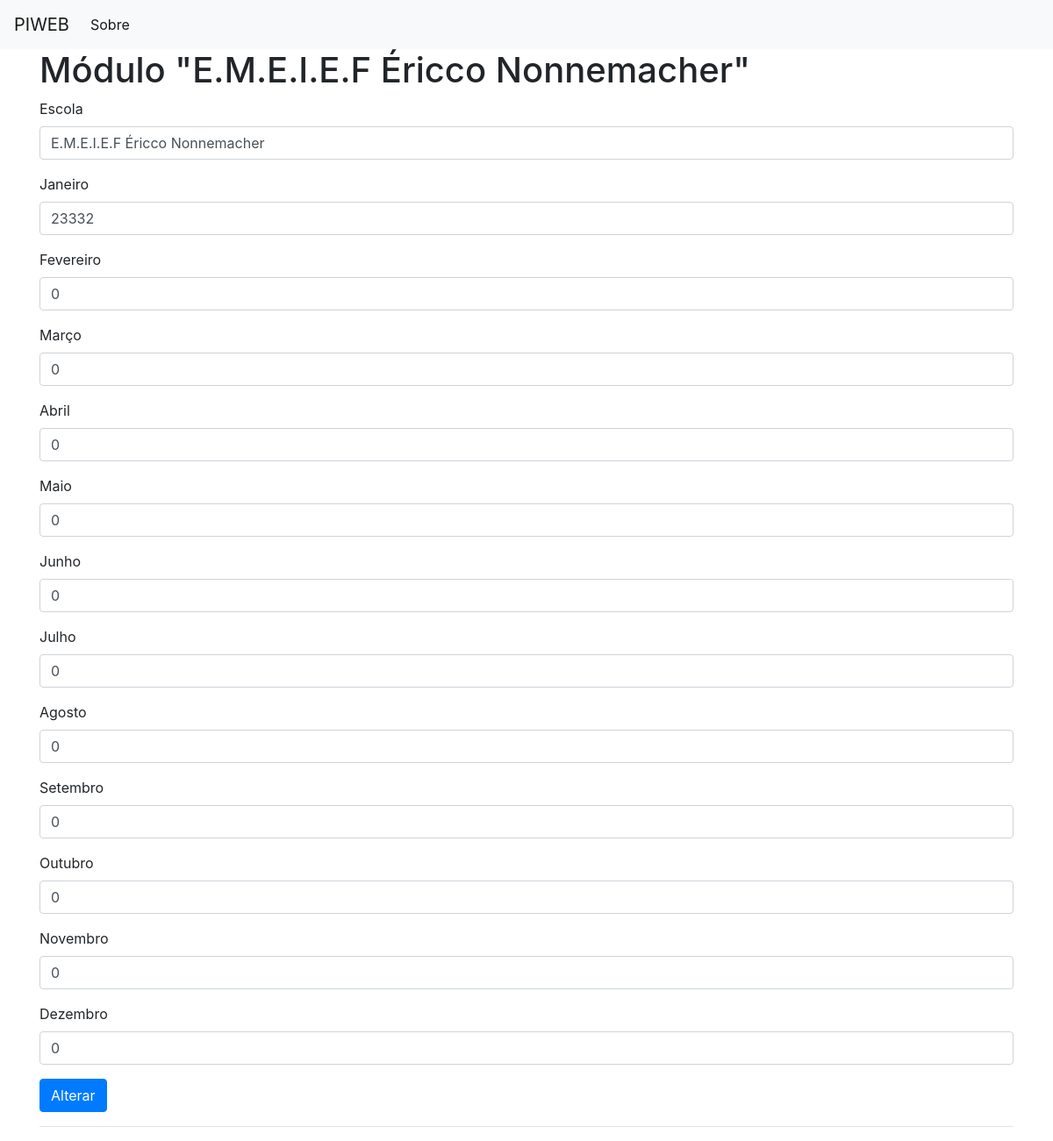
The page /edit_consumo on the database as committed earlier.
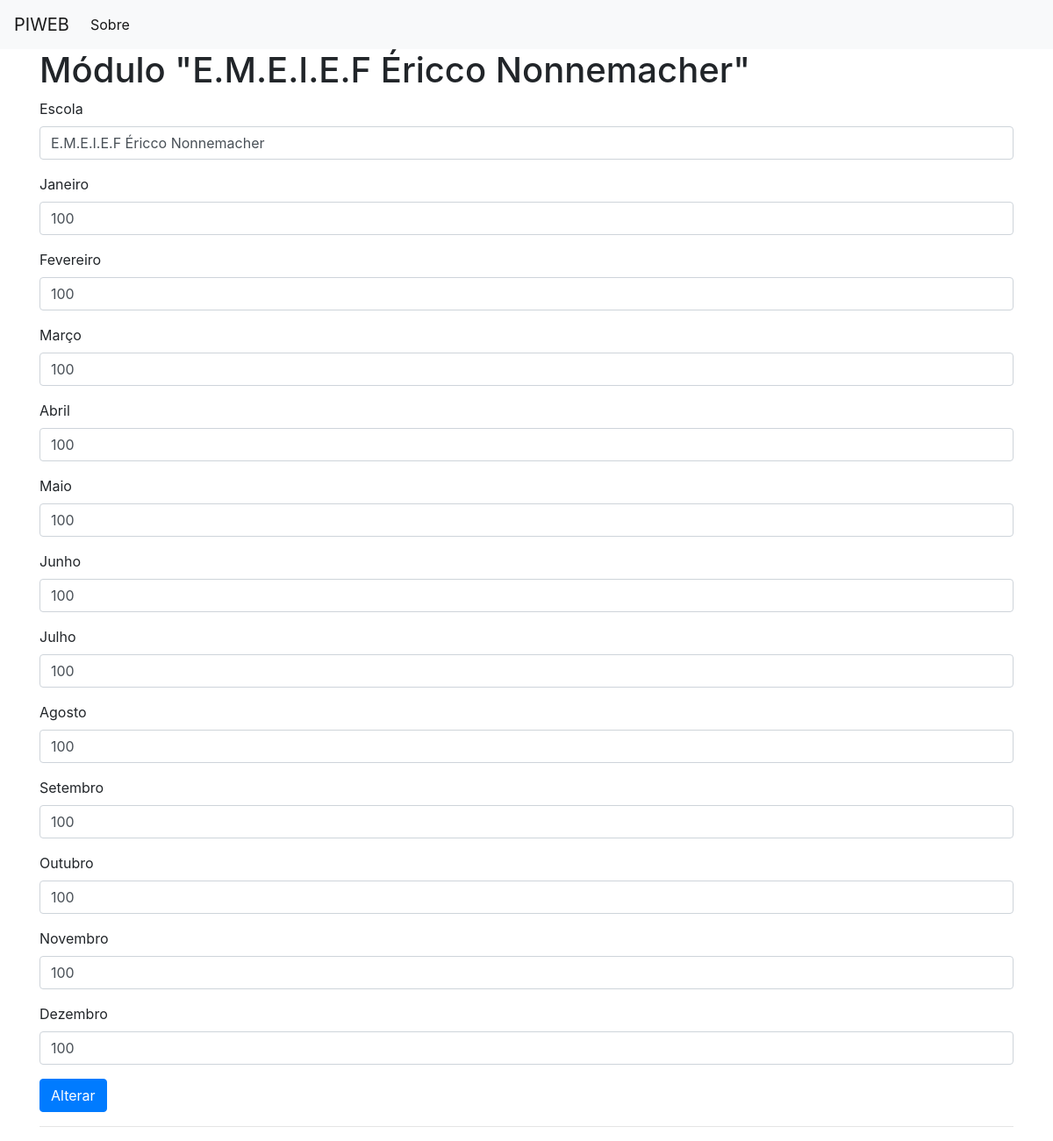
The same page on the database as committed later.
### tables this page shows
CREATE TABLE consumo_anual (
    id_consumo_anual INTEGER PRIMARY KEY AUTOINCREMENT,
    escola TEXT NOT NULL,
    janeiro TEXT NOT NULL,
    fevereiro TEXT NOT NULL,
    marco TEXT NOT NULL,
    abril TEXT NOT NULL,
    maio TEXT NOT NULL,
    junho TEXT NOT NULL,
    julho TEXT NOT NULL,
    agosto TEXT NOT NULL,
    setembro TEXT NOT NULL,
    outubro TEXT NOT NULL,
    novembro TEXT NOT NULL,
    dezembro TEXT NOT NULL
);

### app.py (the view, shortened to what this page needs)
@app.route('/edit_consumo', methods=('GET', 'POST'))
def edit_consumo():
    id = 1
    post_consumo = get_post_consumo(id)
    print('Rota de edição do consumo')
    return render_template('edit_consumo.html', post_consumo=post_consumo)

### app.py (called while the page is built)
def get_db_connection():
    conn = sqlite3.connect('database.db')
    conn.row_factory = sqlite3.Row
    return conn

def get_post_consumo(post_id_consumo):
    conn = get_db_connection()
    post_consumo = conn.execute('SELECT * FROM consumo_anual WHERE id_consumo_anual = ?',
                        (post_id_consumo,)).fetchone()
    conn.close()
    if post_consumo is None:
        abort(404)
    return post_consumo

### templates/edit_consumo.html (shortened to what this page needs)
{% extends 'base.html' %}
{% block content %}
<h1>{% block title %} Módulo "{{ post_consumo['escola'] }}" {% endblock %}</h1>
<form method="post">
    <div class="form-group">
        <label for="title">Escola</label>
        <input type="text" name="escola" placeholder="escola"
               class="form-control"
               value="{{ request.form['escola'] or post_consumo['escola'] }}">
    </div>
    <div class="form-group">
        <label for="title">Janeiro</label>
        <input type="text" name="janeiro" placeholder="Janeiro"
               class="form-control"
               value="{{ request.form['janeiro'] or post_consumo['janeiro'] }}">
    </div>
    <div class="form-group">
        <label for="title">Fevereiro</label>
        <input type="text" name="fevereiro" placeholder="Fevereiro"
               class="form-control"
               value="{{ request.form['fevereiro'] or post_consumo['fevereiro'] }}">
    </div>
    <div class="form-group">
        <label for="title">Março</label>
        <input type="text" name="marco" placeholder="Março"
               class="form-control"
               value="{{ request.form['marco'] or post_consumo['marco'] }}">
    </div>
    <div class="form-group">
        <label for="title">Abril</label>
        <input type="text" name="abril" placeholder="Abril"
               class="form-control"
               value="{{ request.form['abril'] or post_consumo['abril'] }}">
    </div>
    <div class="form-group">
        <label for="title">Maio</label>
        <input type="text" name="maio" placeholder="Maio"
               class="form-control"
               value="{{ request.form['maio'] or post_consumo['maio'] }}">
    </div>
    <div class="form-group">
        <label for="title">Junho</label>
        <input type="text" name="junho" placeholder="Junho"
               class="form-control"
               value="{{ request.form['junho'] or post_consumo['junho'] }}">
    </div>
    <div class="form-group">
        <label for="title">Julho</label>
        <input type="text" name="julho" placeholder="Julho"
               class="form-control"
               value="{{ request.form['julho'] or post_consumo['julho'] }}">
    </div>
    <div class="form-group">
        <label for="title">Agosto</label>
        <input type="text" name="agosto" placeholder="Agosto"
               class="form-control"
               value="{{ request.form['agosto'] or post_consumo['agosto'] }}">
    </div>
    <div class="form-group">
        <label for="title">Setembro</label>
        <input type="text" name="setembro" placeholder="Setembro"
               class="form-control"
               value="{{ request.form['setembro'] or post_consumo['setembro'] }}">
    </div>
    <div class="form-group">
        <label for="title">Outubro</label>
        <input type="text" name="outubro" placeholder="Outubro"
               class="form-control"
               value="{{ request.form['outubro'] or post_consumo['outubro'] }}">
    </div>
    <div class="form-group">
        <label for="title">Novembro</label>
        <input type="text" name="novembro" placeholder="Novembro"
               class="form-control"
               value="{{ request.form['novembro'] or post_consumo['novembro'] }}">
    </div>
    <div class="form-group">
        <label for="title">Dezembro</label>
        <input type="text" name="dezembro" placeholder="Dezembro"
               class="form-control"
               value="{{ request.form['dezembro'] or post_consumo['dezembro'] }}">
    </div>
    <div class="form-group">
        <button type="submit" class="btn btn-primary">Alterar</button>
    </div>
</form>
<hr>
{% endblock %}

Rows that differ between the two databases and show on the page:
changed consumo_anual "E.M.E.I.E.F Éricco Nonnemacher": janeiro "23332" → "100"; fevereiro "0" → "100"; marco "0" → "100"; abril "0" → "100"; maio "0" → "100"; junho "0" → "100"; julho "0" → "100"; agosto "0" → "100"; setembro "0" → "100"; outubro "0" → "100"; novembro "0" → "100"; dezembro "0" → "100"
